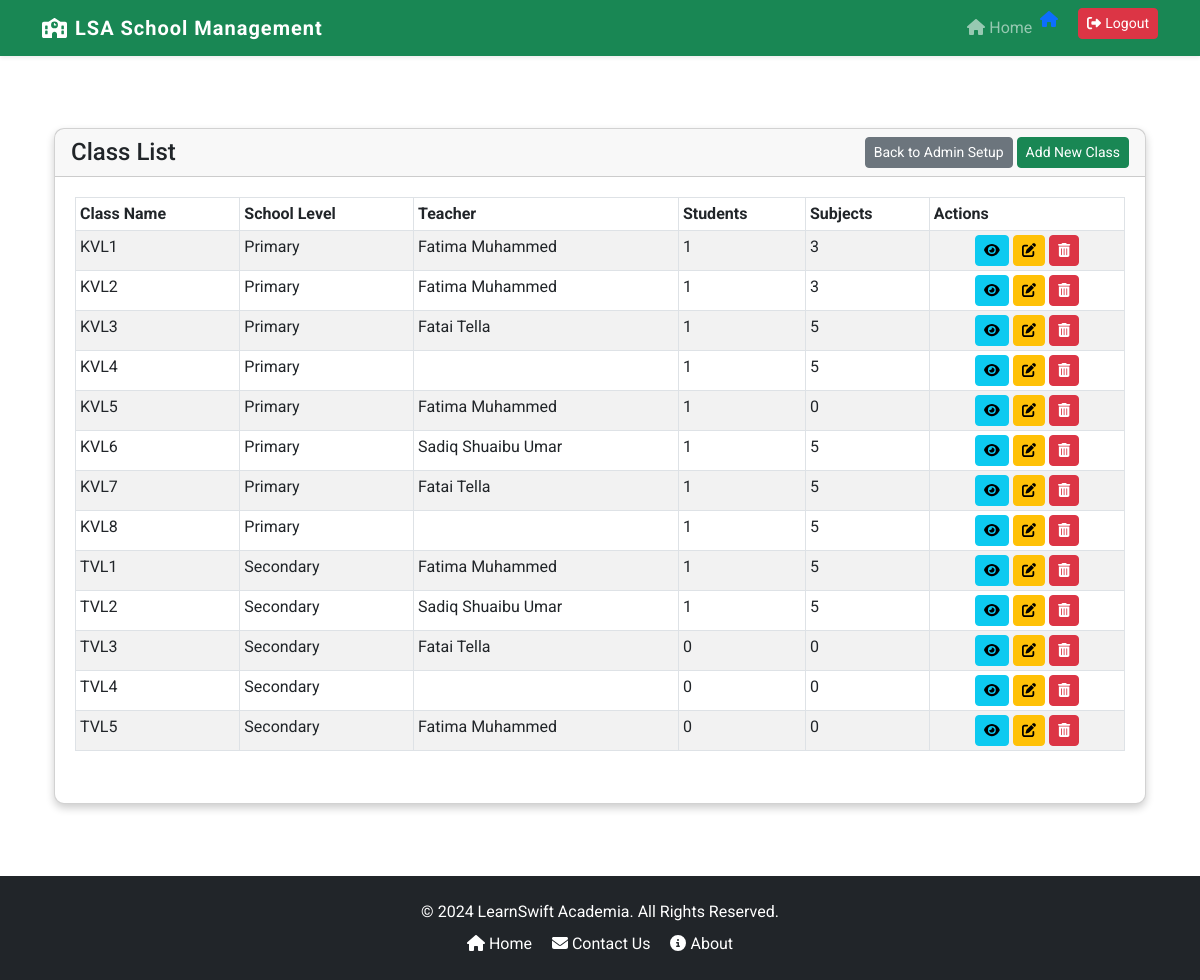
The app's page /classes/ (signed in) with its own data.
### core/models.py (models this page shows, shortened)
class Class(models.Model):
    LEVEL_CHOICES = [
        ('Primary', 'Primary'),
        ('Secondary', 'Secondary'),
    ]
    name = models.CharField(max_length=20, unique=True)
    school_level = models.CharField(max_length=20, choices=LEVEL_CHOICES, unique=False, default=None)
    description = models.TextField()
    teacher = models.ForeignKey('Teacher', on_delete=models.SET_NULL, null=True, blank=True, related_name='classes')
    subjects = models.ManyToManyField('Subject', related_name='class_set', blank=True)  # Assuming you have a Subject model
    students = models.ManyToManyField('Student', related_name='classes', blank=True)
    order = models.PositiveIntegerField(null=True)  # Order defines the class progression

class Teacher(models.Model):
    GENDER_CHOICES = [
        ('M', 'Male'),
        ('F', 'Female'),
    ]
    STATUS_CHOICES = [
        ('active', 'Active'),
        ('dormant', 'Dormant'),
        ('left', 'Left School'),
    ]
    user = models.OneToOneField(CustomUser, on_delete=models.CASCADE, primary_key=True, related_name='teacher')
    employee_id = models.CharField(max_length=20, unique=True, null=True)
    profile_image = models.ImageField(upload_to='media/profile_images/', default='profile_images/default.jpg')
    date_of_birth = models.DateField()
    gender = models.CharField(max_length=1, choices=GENDER_CHOICES, default='M')
    contact = models.CharField(max_length=15, null=True)
    address = models.TextField()
    current_class = models.ForeignKey('Class', on_delete=models.SET_NULL, null=True, blank=True, related_name='enrolled_class', default=None)
    status = models.CharField(max_length=10, choices=STATUS_CHOICES, default='active')

class CustomUser(AbstractUser):
    USER_ROLES = (
        ('student', 'Student'),
        ('teacher', 'Teacher'),
        ('guardian', 'Guardian'),
        ('accountant', 'Accountant'),
        ('admin', 'Admin'),
    )
    role = models.CharField(max_length=20, choices=USER_ROLES)

### core/classes/views.py (the view, shortened to what this page needs)
# urls.py: path('classes/', ClassListView.as_view(), name='class_list'),
class ClassListView(View):
    template_name = 'class/class_list.html'
    def get(self, request, *args, **kwargs):
        classes = Class.objects.all()
        return render(request, self.template_name, {'classes': classes})

### core/templates/class/class_list.html (shortened to what this page needs)
{% extends "base.html" %}
{% block content %}
<div class="container my-4">
    <div class="card">
        <div class="card-header d-flex justify-content-between align-items-center">
            <h2 class="card-title m-0">Class List</h2>
            <div>
                <a href="{% url 'school_setup' %}" class="btn btn-secondary btn-sm">Back to Admin Setup</a>
                <a href="{% url 'class_create' %}" class="btn btn-success btn-sm">Add New Class</a>
            </div>
        </div>
        <div class="card-body">
            <div class="table-responsive">
                <table class="table table-sm table-bordered table-striped table-hover">
                    <thead class="thead-dark">
                        <tr>
                            <th>Class Name</th>
                            <th>School Level</th>
                            <th>Teacher</th>
                            <th>Students</th>
                            <th>Subjects</th>
                            <th>Actions</th>
                        </tr>
                    </thead>
                    <tbody>
                        {% for class in classes %}
                        <tr>
                            <td>{{ class.name }}</td>
                            <td>{{ class.school_level }}</td>
                            <td>{{ class.teacher.user.get_full_name }}</td>
                            <td>{{ class.students.count }}</td>
                            <td>{{ class.subject_assignments.count }}</td>
                            <td class="text-center">
                                <a href="{% url 'class_detail' class.id %}" class="btn btn-info btn-sm" title="View">
                                    <i class="fas fa-eye"></i>
                                </a>
                                <a href="{% url 'class_update' class.id %}" class="btn btn-warning btn-sm" title="Edit">
                                    <i class="fas fa-edit"></i>
                                </a>
                                <a href="{% url 'class_delete' class.id %}" class="btn btn-danger btn-sm" title="Delete">
                                    <i class="fas fa-trash-alt"></i>
                                </a>
                            </td>
                        </tr>
                        {% empty %}
                        <tr>
                            <td colspan="6" class="text-center text-muted">No classes available.</td>
                        </tr>
                        {% endfor %}
                    </tbody>
                </table>
            </div>
        </div>
    </div>
</div>
{% endblock %}

### core/static/css/custom.css (style rules this page uses)
:root { --bs-primary: #4e73df; --bs-secondary: #858796; --bs-success: #1cc88a; --bs-info: #36b9cc; --bs-warning: #f6c23e; --bs-danger: #e74a3b; --bs-light: #f8f9fc; --bs-dark: #5a5c69; --bs-font-sans-serif: 'Roboto', sans-serif; }
html, body { height: 100%; margin: 0; display: flex; flex-direction: column; }
body { font-family: 'Roboto', sans-serif; }
h1, h2, h3, h4, h5, h6 { color: #007bff; }
.card { box-shadow: 0 4px 8px 0 rgba(0, 0, 0, 0.2); transition: 0.3s; border-radius: 10px; }
.card-body { padding: 20px; }
.card-title { font-size: 1.5rem; margin-bottom: 15px; }

### records on screen
Class: name "KVL1", school_level "Primary", teacher.user.get_full_name "Fatima Muhammed", students.count "1", subject_assignments.count "3"
Class: name "KVL2", school_level "Primary", teacher.user.get_full_name "Fatima Muhammed", students.count "1", subject_assignments.count "3"
Class: name "KVL3", school_level "Primary", teacher.user.get_full_name "Fatai Tella", students.count "1", subject_assignments.count "5"
Class: name "KVL4", school_level "Primary", students.count "1", subject_assignments.count "5"
Class: name "KVL5", school_level "Primary", teacher.user.get_full_name "Fatima Muhammed", students.count "1", subject_assignments.count "0"
Class: name "KVL6", school_level "Primary", teacher.user.get_full_name "Sadiq Shuaibu Umar", students.count "1", subject_assignments.count "5"
Class: name "KVL7", school_level "Primary", teacher.user.get_full_name "Fatai Tella", students.count "1", subject_assignments.count "5"
Class: name "KVL8", school_level "Primary", students.count "1", subject_assignments.count "5"
Class: name "TVL1", school_level "Secondary", teacher.user.get_full_name "Fatima Muhammed", students.count "1", subject_assignments.count "5"
Class: name "TVL2", school_level "Secondary", teacher.user.get_full_name "Sadiq Shuaibu Umar", students.count "1", subject_assignments.count "5"
Class: name "TVL3", school_level "Secondary", teacher.user.get_full_name "Fatai Tella", students.count "0", subject_assignments.count "0"
Class: name "TVL4", school_level "Secondary", students.count "0", subject_assignments.count "0"
Class: name "TVL5", school_level "Secondary", teacher.user.get_full_name "Fatima Muhammed", students.count "0", subject_assignments.count "0"
